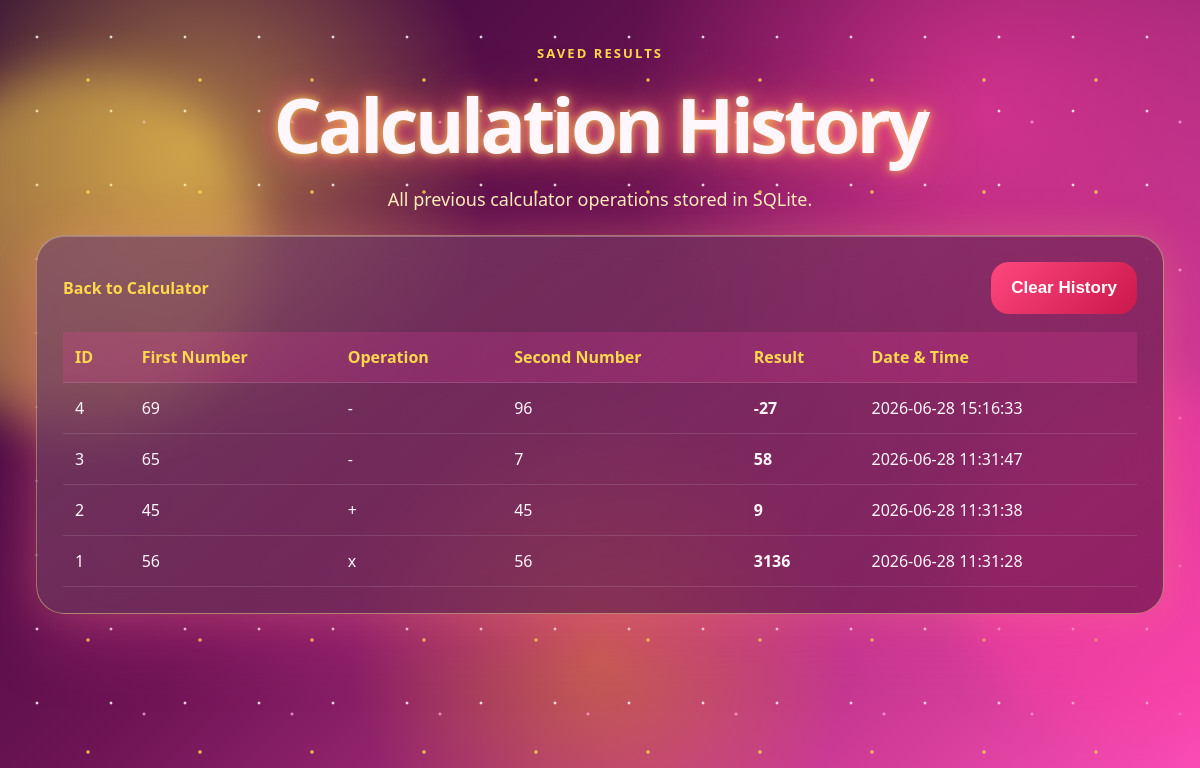
Before: /history with the older database file.
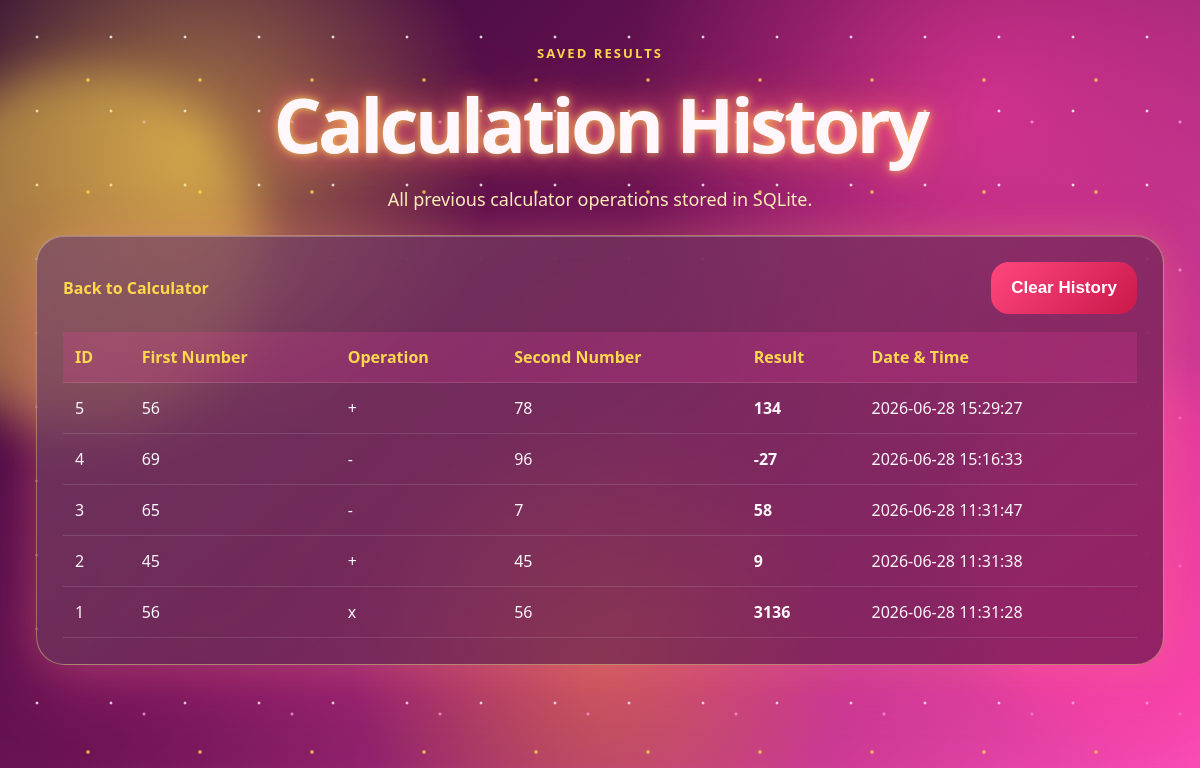
After: the same page with the newer database file.
### tables this page shows
CREATE TABLE calculations (
                id INTEGER PRIMARY KEY AUTOINCREMENT,
                first_number TEXT NOT NULL,
                second_number TEXT NOT NULL,
                operation TEXT NOT NULL,
                result TEXT NOT NULL,
                created_at TEXT NOT NULL
            );

### app.py (the view)
@app.route("/history")
def history():
    with get_connection() as conn:
        calculations = conn.execute(
            "SELECT * FROM calculations ORDER BY id DESC"
        ).fetchall()
    return render_template("history.html", calculations=calculations)

### app.py (called while the page is built)
def get_connection():
    conn = sqlite3.connect(DB_PATH)
    conn.row_factory = sqlite3.Row
    return conn

### templates/history.html (shortened to what this page needs)
<!DOCTYPE html>
<html lang="en">
<head>
    <link rel="stylesheet" href="{{ url_for('static', filename='style.css') }}">
</head>
<body>
    <div class="aurora aurora-one"></div>
    <div class="aurora aurora-two"></div>
    <main class="page wide">
        <section class="hero compact">
            <p class="eyebrow">Saved Results</p>
            <h1>Calculation History</h1>
            <p class="subtitle">All previous calculator operations stored in SQLite.</p>
        </section>
        <section class="glass table-card">
            <div class="section-title">
                <a href="{{ url_for('index') }}" class="back-link">Back to Calculator</a>
                <form method="POST" action="{{ url_for('clear_history') }}">
                    <button class="danger-button" type="submit">Clear History</button>
                </form>
            </div>
            {% if calculations %}
                <div class="table-wrap">
                    <table>
                        <thead>
                            <tr>
                                <th>ID</th>
                                <th>First Number</th>
                                <th>Operation</th>
                                <th>Second Number</th>
                                <th>Result</th>
                                <th>Date & Time</th>
                            </tr>
                        </thead>
                        <tbody>
                            {% for item in calculations %}
                                <tr>
                                    <td>{{ item.id }}</td>
                                    <td>{{ item.first_number }}</td>
                                    <td>{{ item.operation }}</td>
                                    <td>{{ item.second_number }}</td>
                                    <td><strong>{{ item.result }}</strong></td>
                                    <td>{{ item.created_at }}</td>
                                </tr>
                            {% endfor %}
                        </tbody>
                    </table>
                </div>
            {% else %}
                <p class="empty">No history available.</p>
            {% endif %}
        </section>
    </main>
</body>
</html>

### static/style.css (style rules this page uses)
:root { --text: #fff7fb; --muted: #ffe6a8; --panel: rgba(77, 12, 55, 0.66); --panel-light: rgba(255, 255, 255, 0.16); --border: rgba(255, 236, 143, 0.42); --hot-pink: #ff3ea5; --baby-pink: #ff9bd9; --rose: #fb2f87; --yellow: #ffd84d; --gold: #ffb703; --cream: #fff2b8; --green: #4ade80; --danger: #ff477e; }
* { box-sizing: border-box; }
body { min-height: 100vh; margin: 0; font-family: "Segoe UI", Arial, sans-serif; color: var(--text); background: radial-gradient(circle at 16% 18%, rgba(255, 216, 77, 0.55), transparent 25%), radial-gradient(circle at 82% 14%, rgba(255, 62, 165, 0.58), transparent 30%), radial-gradient(circle at 50% 82%, rgba(255, 183, 3, 0.36), transparent 28%), linear-gradient(135deg, #2b0634 0%, #6d1454 42%, #ff4fb8 100%); overflow-x: hidden; }
body::before, body::after { content: ""; position: fixed; inset: 0; pointer-events: none; z-index: 0; }
body::before { opacity: 0.85; background-image: radial-gradient(circle, rgba(255,255,255,0.95) 0 1px, transparent 1.8px), radial-gradient(circle, rgba(255,216,77,0.95) 0 1.3px, transparent 2.2px), radial-gradient(circle, rgba(255,155,217,0.9) 0 1px, transparent 2px); background-size: 74px 74px, 112px 112px, 148px 148px; background-position: 0 0, 32px 24px, 70px 48px; animation: glitterRain 4.5s linear infinite; }
body::after { background: linear-gradient(115deg, transparent 0 42%, rgba(255,255,255,0.18) 48%, transparent 54% 100%); background-size: 260% 260%; mix-blend-mode: screen; animation: shineSweep 5.5s ease-in-out infinite; }
.aurora { position: fixed; width: 360px; height: 360px; border-radius: 50%; filter: blur(24px); opacity: 0.45; animation: floatGlow 7s ease-in-out infinite alternate; pointer-events: none; }
.aurora-one { top: 70px; left: -100px; background: var(--yellow); }
.aurora-two { right: -120px; bottom: 60px; background: var(--hot-pink); animation-delay: 1.5s; }
.page { width: min(1080px, 94%); margin: 0 auto; padding: 44px 0; position: relative; z-index: 1; }
.page.wide { width: min(1180px, 94%); }
.hero { text-align: center; margin-bottom: 34px; }
.hero.compact { margin-bottom: 24px; }
.eyebrow { margin: 0 0 10px; color: var(--yellow); font-size: 13px; font-weight: 800; letter-spacing: 0.16em; text-transform: uppercase; }
h1 { margin: 0; font-size: clamp(42px, 7vw, 76px); letter-spacing: -0.05em; color: #fff7fb; text-shadow: 0 0 10px rgba(255, 216, 77, 0.9), 0 0 28px rgba(255, 62, 165, 0.85), 0 0 52px rgba(255, 183, 3, 0.5); }
.subtitle { margin: 12px auto 0; max-width: 620px; color: #fff0b8; font-size: 18px; }
.glass { border: 1px solid var(--border); background: linear-gradient(145deg, rgba(255, 255, 255, 0.18), rgba(255, 62, 165, 0.12)), var(--panel); box-shadow: 0 24px 70px rgba(255, 62, 165, 0.30), 0 0 42px rgba(255, 216, 77, 0.18), inset 0 1px 0 rgba(255, 255, 255, 0.26); backdrop-filter: blur(18px); border-radius: 28px; position: relative; overflow: hidden; }
.glass::before { content: ""; position: absolute; inset: -2px; background: linear-gradient(120deg, transparent 20%, rgba(255, 255, 255, 0.34) 42%, transparent 62%); transform: translateX(-120%); animation: cardSparkle 4s ease-in-out infinite; pointer-events: none; }
.calculator-card, .history-card, .table-card { padding: 26px; }
.primary-button, .danger-button { border: 0; border-radius: 18px; padding: 16px 20px; color: white; font-size: 17px; font-weight: 900; cursor: pointer; }
.danger-button { background: linear-gradient(135deg, #ff477e, #c9184a); }
.section-title { display: flex; align-items: center; justify-content: space-between; gap: 16px; margin-bottom: 18px; }
.section-title a, .back-link { color: var(--yellow); font-weight: 800; text-decoration: none; }
.table-wrap { overflow-x: auto; }
table { width: 100%; min-width: 820px; border-collapse: collapse; }
th, td { padding: 14px 12px; text-align: left; border-bottom: 1px solid rgba(255, 255, 255, 0.12); }
th { color: var(--yellow); background: rgba(255, 62, 165, 0.18); }

Changed rows visible on the page:
added calculations: id "5", first_number "56", operation "+", second_number "78", result "134", created_at "2026-06-28 15:29:27"
